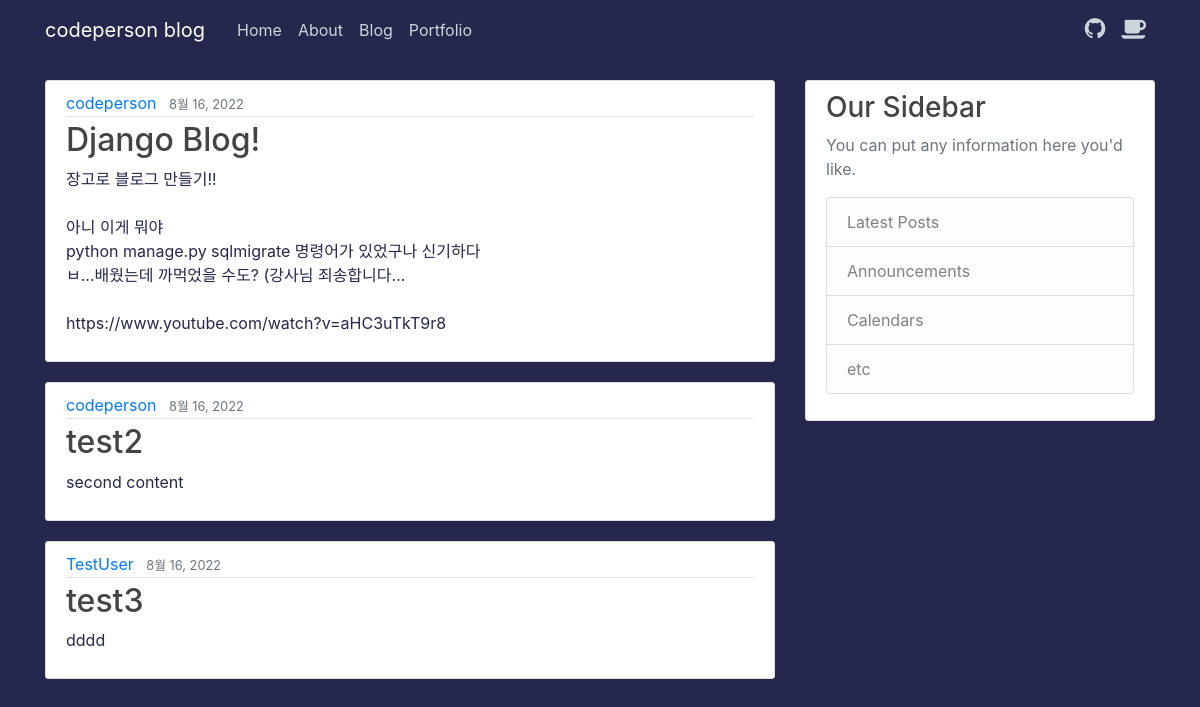
The page / on the database its author committed.
### myweb/models.py (models this page shows, shortened)
class Post(models.Model):
    title = models.CharField(max_length=100)
    content = models.TextField()
    date_posted = models.DateTimeField(default=timezone.now)
    author = models.ForeignKey(User, on_delete=models.CASCADE) # User가 삭제 될 경우 게시물도 삭제

### myweb/views.py (the view)
# urls.py: 2. Add a URL to urlpatterns:  path('', views.home, name='home')
def home(request):
    context = {
        'posts' : Post.objects.all()
    }
    return render(request, 'blog/home.html', context)

### myweb/templates/blog/home.html
{% extends "blog/base.html" %}
{% block content %}
   {% for post in posts %}
    <article class="media content-section">
        <div class="media-body">
        <div class="article-metadata">
            <a class="mr-2" href="#">{{ post.author }}</a>
            <small class="text-muted">{{ post.date_posted|date:"F d, Y" }}</small>
        </div>
        <h2><a class="article-title" href="#">{{ post.title }}</a></h2>
        <p class="article-content">{{ post.content }}</p>
        </div>
    </article>
   {% endfor %}
{% endblock content %}

### myweb/templates/blog/base.html (shortened to what this page needs)
{% load static %}
<!DOCTYPE html>
<html lang="en">
<head>
    <header class="site-header">
        <nav class="navbar navbar-expand-md navbar-dark bg-steel fixed-top">
          <div class="container">
            <a class="navbar-brand mr-4" href="/">codeperson blog</a>
            <div class="collapse navbar-collapse" id="navbarToggle">
              <div class="navbar-nav mr-auto">
                <a class="nav-item nav-link" href="/">Home</a>
                <a class="nav-item nav-link" href="/about">About</a>
                <a class="nav-item nav-link" href="/blog">Blog</a>
                <a class="nav-item nav-link" href="/portfolio">Portfolio</a>
              </div>
              <div class="navbar-nav">
                <a class="nav-item nav-link" href="https://github.com/codepers0n" target='_blank'><i style="font-size:24px" class="fa">&#xf09b;</i></a>
                <a class="nav-item nav-link" href="https://github.com/codepers0n" target='_blank'><i style="font-size:24px" class="fa">&#xf0f4;</i></a>
              </div>
            </div>
          </div>
        </nav>
      </header>
    <link rel="stylesheet" href="https://cdn.jsdelivr.net/npm/bootstrap@4.0.0/dist/css/bootstrap.min.css">
    <link rel="stylesheet" type="text/css" href="{% static 'blog/main.css' %}">
    <link rel="stylesheet" href="https://cdnjs.cloudflare.com/ajax/libs/font-awesome/4.7.0/css/font-awesome.min.css">
</head>
<body>
    <main role="main" class="container">
        <div class="row">
          <div class="col-md-8">
            {% block content %}{% endblock %}
          </div>
          <div class="col-md-4">
            <div class="content-section">
              <h3>Our Sidebar</h3>
              <p class='text-muted'>You can put any information here you'd like.
                <ul class="list-group">
                  <li class="list-group-item list-group-item-light">Latest Posts</li>
                  <li class="list-group-item list-group-item-light">Announcements</li>
                  <li class="list-group-item list-group-item-light">Calendars</li>
                  <li class="list-group-item list-group-item-light">etc</li>
                </ul>
              </p>
            </div>
          </div>
        </div>
      </main>
</body>
</html>

### myweb/static/blog/main.css (style rules this page uses)
body { background: #25274d; color: #25274d; margin-top: 5rem; }
h1, h2, h3, h4, h5, h6 { color: #444444; }
ul { margin: 0; }
.bg-steel { background-color: #25274d; }
.site-header .navbar-nav .nav-link { color: #cbd5db; }
.content-section { background: #ffffff; padding: 10px 20px; border: 1px solid #dddddd; border-radius: 3px; margin-bottom: 20px; }
.article-title { color: #444444; }
.article-content { white-space: pre-line; }
.article-metadata { padding-bottom: 1px; margin-bottom: 4px; border-bottom: 1px solid #e3e3e3 }

### rows shown on the page
Post: author "codeperson", date_posted "8월 16, 2022", title "Django Blog!", content "장고로 블로그 만들기!! 아니 이게 뭐야 python manage.py sqlmigrate 명령어가 있었구나 신기하다 ㅂ...배웠는데 까먹었을 수도? (강사님 죄송합니다... https://www.youtube.com/watch?v=aHC3uTkT9r8"
Post: author "codeperson", date_posted "8월 16, 2022", title "test2", content "second content"
Post: author "TestUser", date_posted "8월 16, 2022", title "test3", content "dddd"
